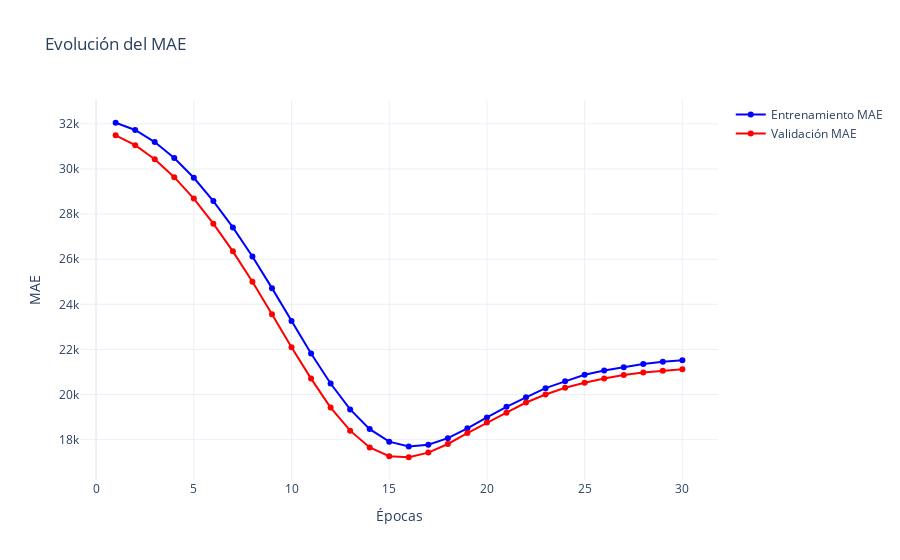

Notebook cell for this chart:
### Markdown cell above
El gráfico muestra la evolución del error Absoluto Medio (MAE) durante el entrenamiento de un modelo de Machine Learning.

### Code cell
#mae
fig_mae = plot_metrics(history, 'mae')
fig_mae.show()

### Figure 1 — Plotly figure (JSON) as saved in the notebook; plotly's stock layout.template omitted (floating-point values rounded to 4 significant figures)
{"data": [{"line": {"color": "blue", "width": 2}, "mode": "lines+markers", "name": "Entrenamiento MAE", "type": "scatter", "x": [1, 2, 3, 4, 5, 6, 7, 8, 9, 10, 11, 12, 13, 14, 15, 16, 17, 18, 19, 20, 21, 22, 23, 24, 25, 26, 27, 28, 29, 30], "y": [32050.0, 31730.0, 31190.0, 30480.0, 29610.0, 28580.0, 27410.0, 26120.0, 24720.0, 23260.0, 21820.0, 20490.0, 19340.0, 18470.0, 17910.0, 17700.0, 17780.0, 18070.0, 18500.0, 18990.0, 19450.0, 19880.0, 20280.0, 20580.0, 20870.0, 21070.0, 21210.0, 21350.0, 21450.0, 21520.0]}, {"line": {"color": "red", "width": 2}, "mode": "lines+markers", "name": "Validación MAE", "type": "scatter", "x": [1, 2, 3, 4, 5, 6, 7, 8, 9, 10, 11, 12, 13, 14, 15, 16, 17, 18, 19, 20, 21, 22, 23, 24, 25, 26, 27, 28, 29, 30], "y": [31490.0, 31050.0, 30430.0, 29640.0, 28690.0, 27580.0, 26350.0, 25000.0, 23560.0, 22090.0, 20710.0, 19420.0, 18400.0, 17650.0, 17270.0, 17220.0, 17430.0, 17810.0, 18290.0, 18760.0, 19200.0, 19650.0, 20000.0, 20300.0, 20530.0, 20710.0, 20870.0, 20970.0, 21060.0, 21130.0]}], "layout": {"title": {"text": "Evolución del MAE"}, "xaxis": {"title": {"text": "Épocas"}}, "yaxis": {"title": {"text": "MAE"}}}}
